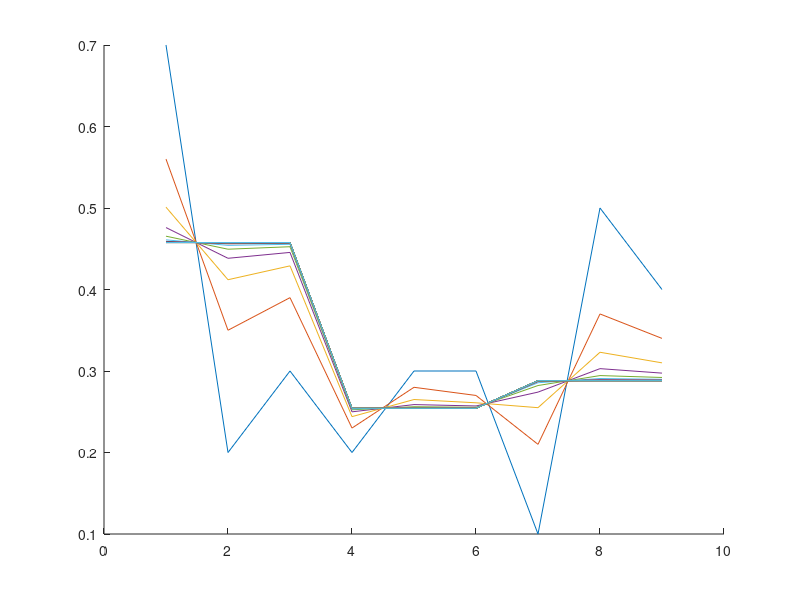

Source code (MATLAB):
%% Pedro Bastos
% Probabilistic Methods 
% Markov chains

%% a)
fprintf("Alinea a) \n");
TransitionMatrix = [0.7 0.2 0.1; 0.2 0.3 0.5; 0.3 0.3 0.4];
disp(TransitionMatrix);


%% b)
x0 = [1; 0; 0];
x2 = TransitionMatrix ^ 2 * x0;
fprintf("Alinea b) \n");
fprintf("    %f\n\n", x2(3));


%% c)
SS = zeros(1, 20);
SN = zeros(1, 20);
SC = zeros(1, 20);

NS = zeros(1, 20);
NN = zeros(1, 20);
NC = zeros(1, 20);

CS = zeros(1, 20);
CN = zeros(1, 20);
pCC = zeros(1, 20);

hold on;

for k = 1: 20
    t = TransitionMatrix;
    SS = t(1, 1);
    SN = t(1, 2);
    SC = t(1, 3);

    NS = t(2, 1);
    NN = t(2, 2);
    NC = t(2, 3);

    CS = t(3, 1);
    CN = zeros(3, 2);
    pCC = zeros(3, 3);
end

matrix = [];
for k = 1 : 20
    TransitionMatrixN = TransitionMatrix ^ k;
    matrix = [matrix TransitionMatrixN(:)];
end

plot(matrix);